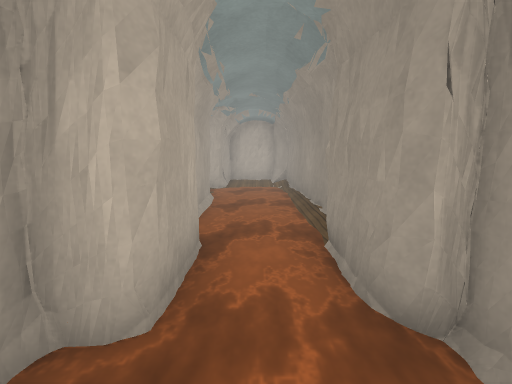
view 1 (above)

18 first-person views from a walk through a Unity game level. The camera is 1.5 m above the floor, tilts 8° down and sees 90° across. The floor is counted in squares, 1 m on a side. Each view is taken from the middle of a square. On the plan, view 1 faces up. The plan holds only what a view shows up to about 13 squares ahead; the rest is blank. The player character is not drawn. Surface patterns are stand-ins for the level's own textures.

view 2
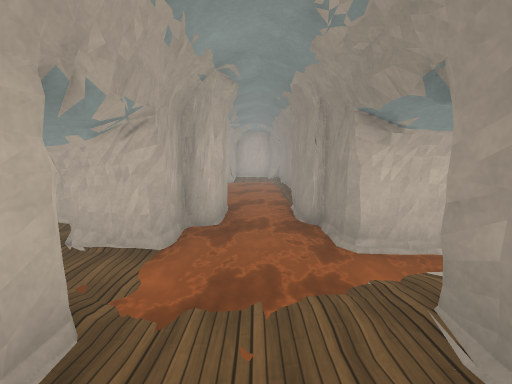

view 3
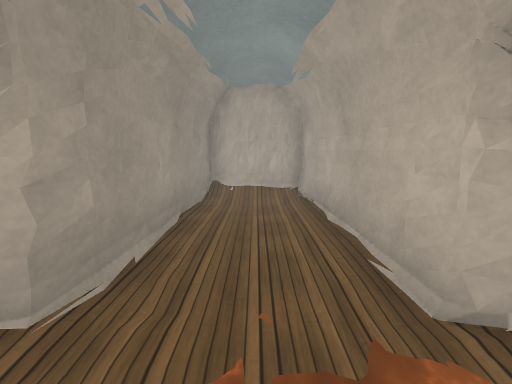

view 4
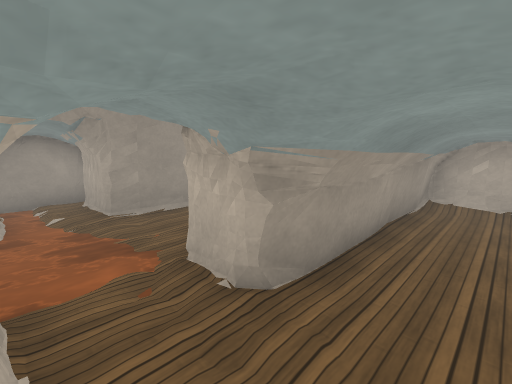

view 5
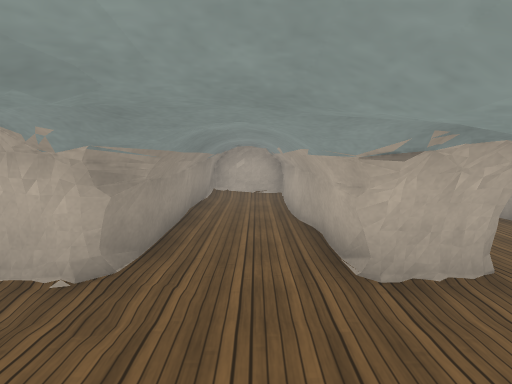

view 6
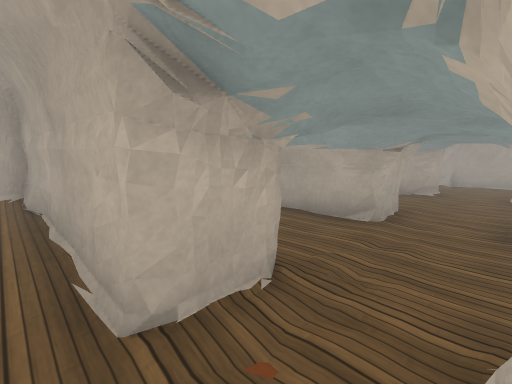

view 7
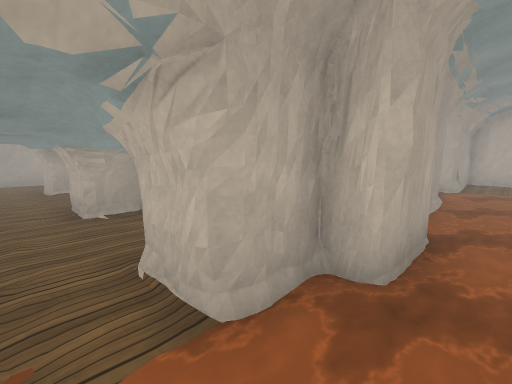

view 8
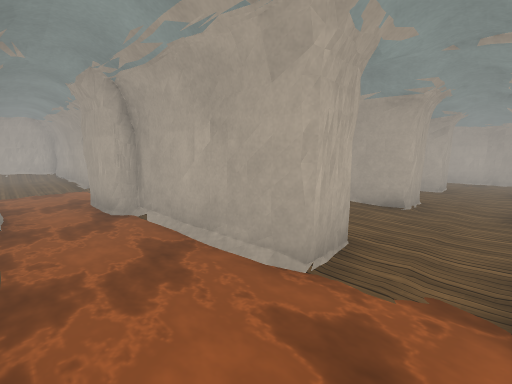

view 9
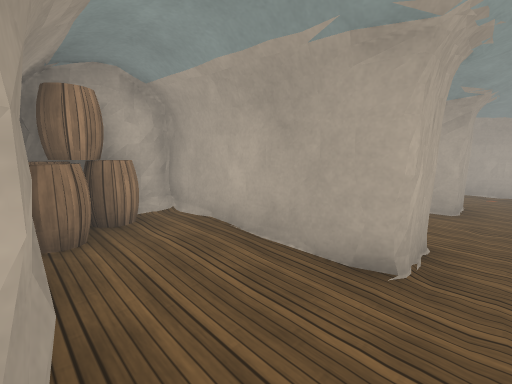

view 10
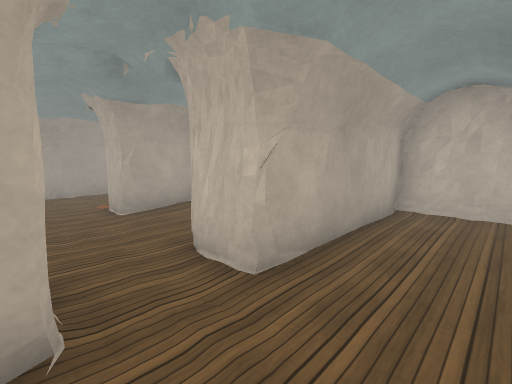

view 11
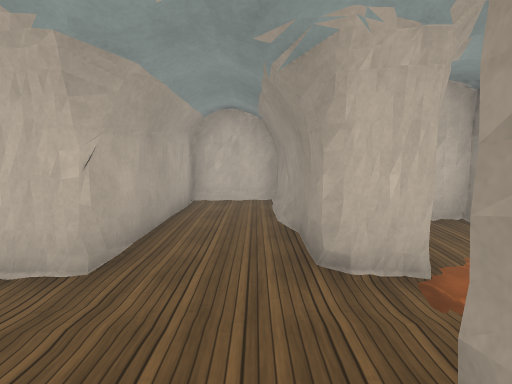

view 12
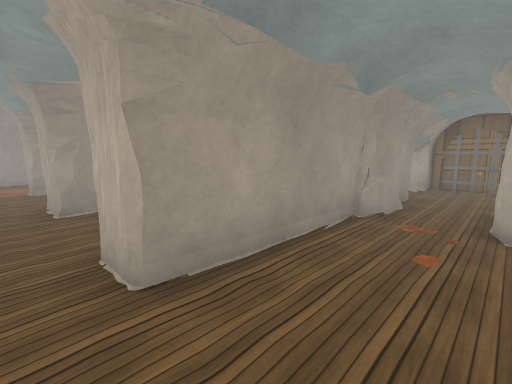

view 13
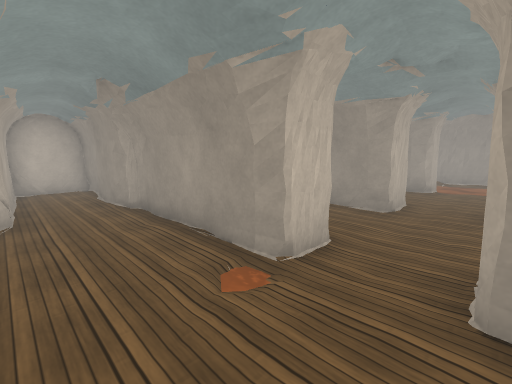

view 14
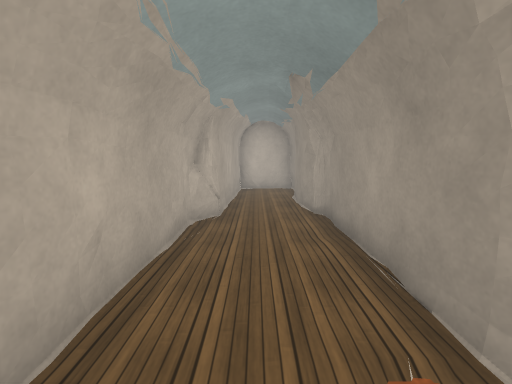

view 15
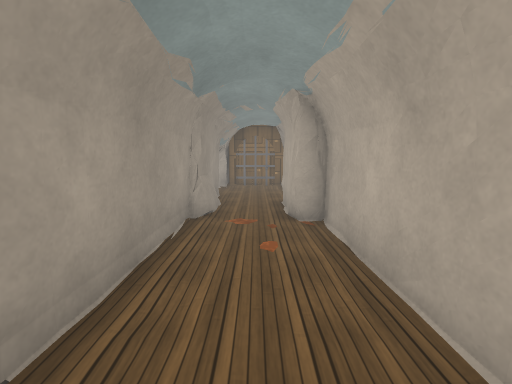

view 16
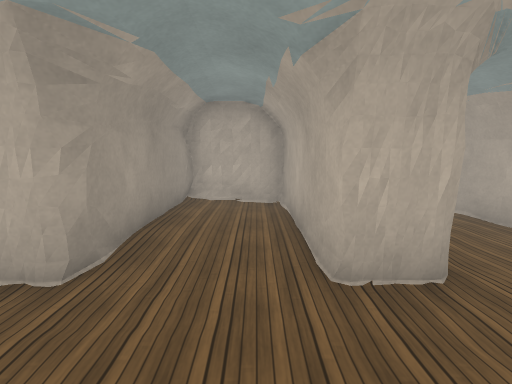

view 17
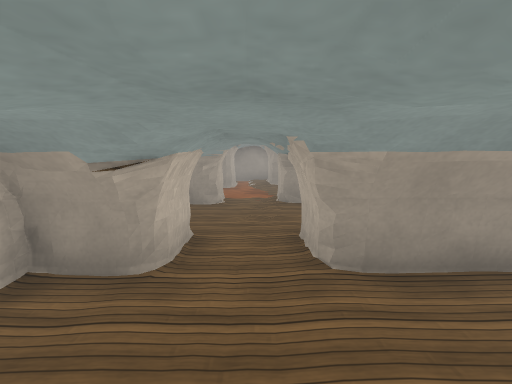

view 18
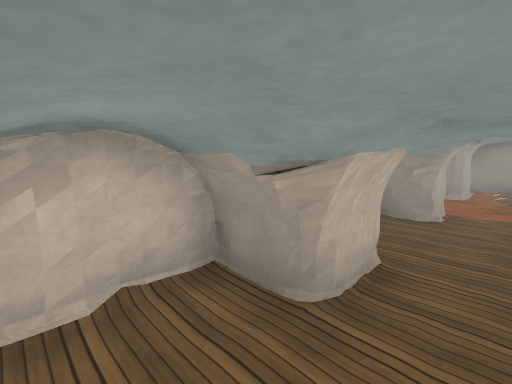

### Floor plan
Key: @ floor where view 1 was taken; # wall or solid block; . main floor; - floor 0.25 m lower than the main floor; / step, stairs or slope; = window, fence, low wall or low ledge; ~ water the walk can cross; ≈ water the walk keeps out of; O other object.
Columns run from 16 left of view 1 to 5 right of it. Each row starts with its distance up from view 1.
 22  ≈##≈
 21  #..#
 20  #..#
 19  #.#
 18  #.#
 17  #.#≈     ≈##≈
 16 ≈#..#     #..#
 15 #-.-#     #..#
 14 #-..#     #..# ##≈
 13 #...##. # #..##..#≈
 12 #...##..# ≈-.##--/#
 11 #---≈..--≈--.-≈~~~#
 10 #-...---......-~~~#
  9 #--.##..###..##~~~#
  8 #--.##..# #..##~~~#
  7 #-..##..# #..##~~~#
  6 #--.##..# #..##~~~#
  5 #--.##..# ≈OOO#~~~
  4 ≈#--#≈### ≈#O≈≈#~≈
  3  #-#           #~#
  2  #-#  ##≈   ≈ ≈#~≈≈
  1   --## ## #.#≈#~~~#
  0 #-..##  ###.###~@~≈##≈
 -1 #-.......##...-~~~...#
 -2 #..###  ###.###---####
 -3  ### ≈ =# #.#≈#...#
 -4         # #.#≈#...#
 -5           #.#≈#...#
 -6           #.#≈#...#
 -7           #.#≈#./.#
 -8           ###≈≈###≈

Positions as (right, up) in squares from view 1, and headings:
1: (0, 0), facing up
2: (0, -4), facing up
3: (0, 0), facing down
4: (-5, 0), facing down-right
5: (-5, 1), facing down
6: (-1, 0), facing down-left
7: (0, -1), facing up-left
8: (1, 11), facing down-left
9: (-3, 10), facing down-left
10: (-4, 9), facing up-left
11: (-4, 8), facing up
12: (-15, 10), facing down-right
13: (-15, 9), facing up-right
14: (-14, 10), facing up
15: (-14, 10), facing down
16: (-10, 12), facing down
17: (-11, -1), facing right
18: (-10, -1), facing up-right
